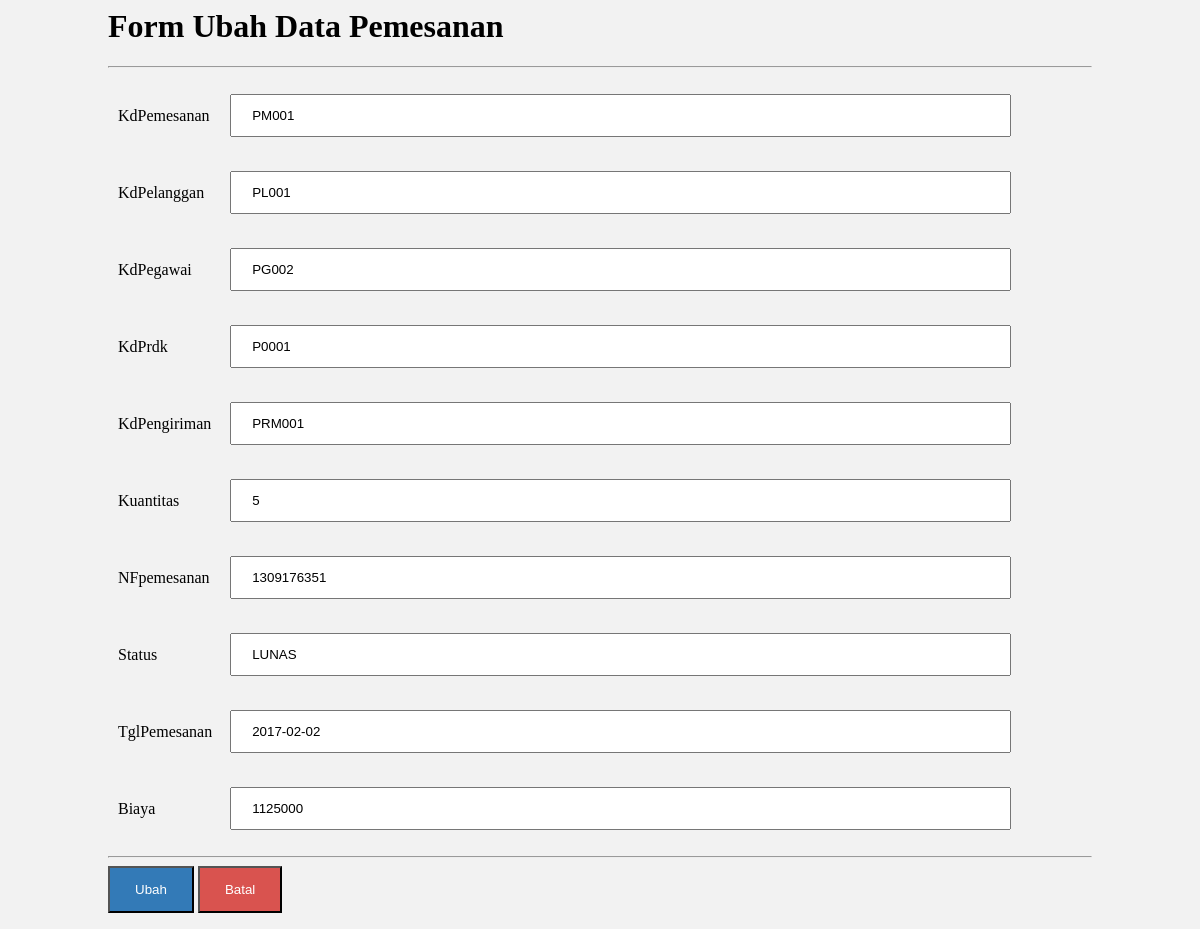
Page /pemesanan/ubah/PM001 on the committed database.
### tables this page shows
CREATE TABLE IF NOT EXISTS `pemesanan` (
  `KdPemesanan` char(6) NOT NULL,
  `KdPelanggan` char(6) NOT NULL,
  `KdPegawai` char(6) NOT NULL,
  `KdPrdk` char(6) NOT NULL,
  `KdPengiriman` char(6) NOT NULL,
  `Kuantitas` int(11) NOT NULL,
  `NFpemesanan` int(11) NOT NULL,
  `Status` varchar(100) NOT NULL,
  `TglPemesanan` date NOT NULL,
  `Biaya` int(11) NOT NULL
);

### application/controllers/pemesanan.php (called while the page is built, shortened)
<?php if ( ! defined('BASEPATH')) exit('No direct script access allowed');
class Pemesanan extends CI_Controller {
	public function __construct(){
		$this->load->model('PemesananModel');
	}
	public function ubah($KdPemesanan){
		$data['pemesanan'] = $this->PemesananModel->view_by($KdPemesanan);
		$this->load->view('pemesanan/form_ubah', $data);
	}
}

### index.php (called while the page is built, shortened)
<?php
require_once BASEPATH.'core/CodeIgniter.php';

### application/models/PemesananModel.php (called while the page is built, shortened)
<?php if ( ! defined('BASEPATH')) exit('No direct script access allowed');
class PemesananModel extends CI_Model {
	public function view_by($KdPemesanan){
		$this->db->where('KdPemesanan', $KdPemesanan);
		return $this->db->get('pemesanan')->row();
	}
}

### application/views/pemesanan/form_ubah.php (the view, shortened to what this page needs)
<html>
	<head>
	</head>
	<body>
		<h1>Form Ubah Data Pemesanan</h1>
		<hr>
		<?php echo form_open("pemesanan/ubah/".$pemesanan->KdPemesanan); ?>
			<table cellpadding="8">
				<tr>
					<td>KdPemesanan</td>
					<td><input size="90" type="text" placeholder="Harus isi panjang=8, harus diawali dengan ‘PM’" name="input_kdpemesanan" value="<?php echo set_value('input_kdpemesanan', $pemesanan->KdPemesanan); ?>" readonly></td>
				</tr>
				<tr>
					<td>KdPelanggan</td>
					<td><input type="text" placeholder="Harus isi panjang=8, harus diawali dengan ‘PL’" name="input_kdpelanggan" placeholder="" value="<?php echo set_value('input_kdpelanggan', $pemesanan->KdPelanggan); ?>"></td>
				</tr>
				<tr>
					<td>KdPegawai</td>
					<td><input type="text" placeholder="Harus diisi panjang=8, harus diawali dengan ‘PG’" name="input_kdpegawai" placeholder="" value="<?php echo set_value('input_kdpegawai', $pemesanan->KdPegawai); ?>"></td>
				</tr>
				<tr>
					<td>KdPrdk</td>
						<td><input type="text" placeholder="Harus isi panjang=8, harus diawali dengan ‘P’" name="input_kdprdk" value="<?php echo set_value('input_kdprdk', $pemesanan->KdPrdk); ?>"></td>
				</tr>
				<tr>
					<td>KdPengiriman</td>
						<td><input type="text" name="input_kdpengiriman" placeholder="Harus isi panjang=8, harus diawali dengan ‘PMN’" value="<?php echo set_value('input_kdpengiriman', $pemesanan->KdPengiriman); ?>"></td>
				</tr>
				<tr>
					<td>Kuantitas</td>
					<td><input type="text" placeholder="Menyimpan banyaknya pemesanan" name="input_kuantitas" value="<?php echo set_value('input_kuantitas', $pemesanan->Kuantitas); ?>"></td>
				</tr>
				<tr>
					<td>NFpemesanan</td>
					<td><input type="text" placeholder="Menyimpan nomor faktur pemesanan" name="input_nfpemesanan" value="<?php echo set_value('input_nfpemesanan', $pemesanan->NFpemesanan); ?>"></td>
				</tr>
				<tr>
					<td>Status</td>
					<td><input type="text" name="input_status" placeholder="Menyimpan keterangan status dari pemesanan terkait keadaannya" value="<?php echo set_value('input_status', $pemesanan->Status); ?>"></td>
				</tr>
				<tr>
					<td>TglPemesanan</td>
						<td><input type="text" name="input_tglpemesanan" placeholder="Menyimpan tanggal pemesanan" value="<?php echo set_value('input_tglpemesanan', $pemesanan->TglPemesanan); ?>"></td>
				</tr>
				<tr>
					<td>Biaya</td>
						<td><input type="text" name="input_biaya" placeholder="Menyimpan biaya pemesanan" value="<?php echo set_value('input_biaya', $pemesanan->Biaya); ?>"></td>
				</tr>
			</table>
			<hr>
			<input class="btn_simpan" type="submit" name="submit" value="Ubah">
			<a href="<?php echo base_url(); ?>">
			<input class="btn_batal" type="button" value="Batal"></a>
		<?php echo form_close(); ?>
	</body>
</html>

### application/views/pemesanan/form_ubah.php (style rules this page uses)
input[type=text] { width: 100%; padding: 12px 20px; margin: 8px 0; box-sizing: border-box; }
body { padding-left: 100px; padding-right: 100px; border-radius: 5px; background-color: #f2f2f2; }
.btn_simpan { background-color: #337ab7; color: white; padding: 14px 25px; text-align: center; text-decoration: none; display: inline-block; }
.btn_batal { background-color: #d9534f; color: white; padding: 14px 25px; text-align: center; text-decoration: none; }

### rows in the picture
pemesanan: input_kdpemesanan "PM001", input_kdpelanggan "PL001", input_kdpegawai "PG002", input_kdprdk "P0001", input_kdpengiriman "PRM001", input_kuantitas "5", input_nfpemesanan "1309176351", input_status "LUNAS", input_tglpemesanan "2017-02-02", input_biaya "1125000"
